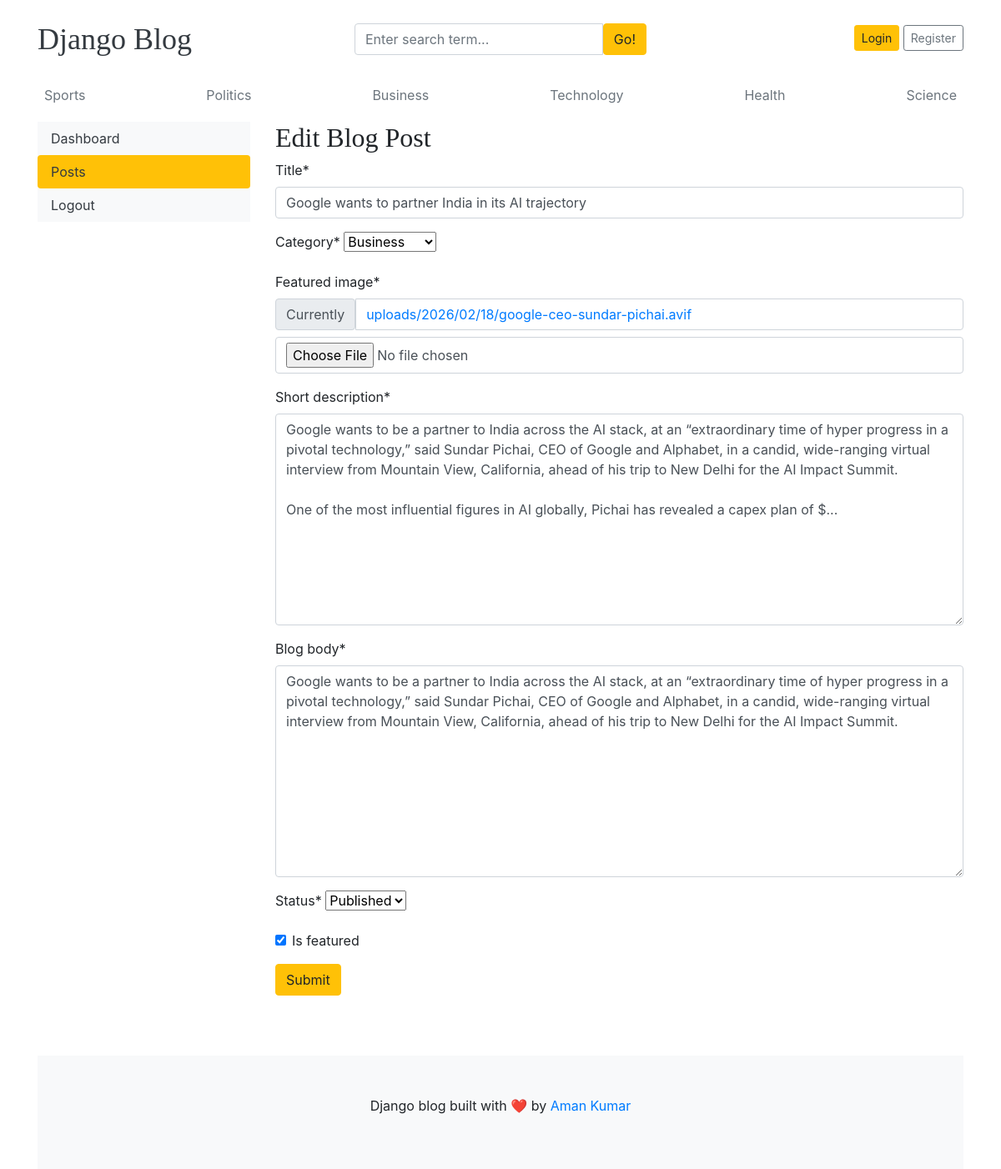
Screenshot of /dashboard/posts/edit/3/ with the database file from the repository.
### blogs/models.py (models this page shows, shortened)
class Category(models.Model):
    category_name = models.CharField(max_length=50) # Remove unique=True here if using constraints below
    created_at = models.DateTimeField(auto_now_add=True)
    updated_at = models.DateTimeField(auto_now=True)
    class Meta:
        verbose_name_plural = 'categories'
        constraints = [
            models.UniqueConstraint(
                Lower('category_name'),
                name='unique_category_name_ci',
                violation_error_message="This category already exists."
            )
        ]
    def __str__(self):
        return self.category_name

class Blog(models.Model):
    title = models.CharField(max_length=100)
    slug = models.SlugField(max_length=150, unique=True, blank=True)
    category = models.ForeignKey(Category, on_delete=models.CASCADE)
    author = models.ForeignKey(User, on_delete=models.CASCADE)
    featured_image = models.ImageField(upload_to='uploads/%Y/%m/%d')
    short_description = models.TextField(max_length=500)
    blog_body = models.TextField(max_length=2000)
    status = models.CharField(max_length=20, choices=STATUS_CHOICES, default=0)
    is_featured = models.BooleanField(default=False)
    created_at = models.DateTimeField(auto_now_add=True)
    updated_at = models.DateTimeField(auto_now=True)

### dashboards/views.py (the view, shortened to what this page needs)
# urls.py: path('posts/edit/<int:pk>/', views.edit_post, name='edit_post'),
def edit_post(request, pk):
    post = get_object_or_404(Blog, pk=pk)
    form = BlogPostForm(instance=post)
    context = {
        'form': form,
        'post': post
    }
    return render(request, 'dashboard/edit_post.html', context)

### dashboards/forms.py
class BlogPostForm(forms.ModelForm):
    class Meta:
        model = Blog
        fields = ('title', 'category', 'featured_image', 'short_description', 'blog_body', 'status', 'is_featured')

### blogs/context_processors.py (called while the page is built)
def get_categories(request):
    categories = Category.objects.all()
    return dict(categories=categories)

def get_social_links(request):
    social_links = SocialLink.objects.all()
    return dict(social_links=social_links)

### templates/dashboard/edit_post.html (shortened to what this page needs)
{% extends 'base.html' %}
{% block content %}
{% load crispy_forms_tags %}
<div class="row">
    {% include 'dashboard/sidebar.html' %}
    <div class="col-md-9">
        <h2>Edit Blog Post</h2>
        <form action="{% url 'edit_post' post.id %}" method="POST" enctype="multipart/form-data">
            {{ form | crispy }}
            <button type="submit" class="btn btn-warning">Submit</button>
        </form>
        <br>
    </div>
</div>
{% endblock %}

### templates/base.html (shortened to what this page needs)
{% load static %}
<!DOCTYPE html>
<html lang="en">
<head>
    <link href="https://getbootstrap.com/docs/4.0/dist/css/bootstrap.min.css" rel="stylesheet">
    <link href="{% static 'css/blog.css' %}" rel="stylesheet">
    <link rel="stylesheet" href="https://cdnjs.cloudflare.com/ajax/libs/font-awesome/4.7.0/css/font-awesome.min.css">
  </head>
<body>
  <div class="container">
    <header class="blog-header py-3">
      <div class="row flex-nowrap justify-content-between align-items-center">
        <div class="col-4 pt-1">
          <a class="blog-header-logo text-dark" href="/">Django Blog</a>
        </div>
        <div class="col-4 pt-1">
          <form action="{% url 'search' %}" method="GET">
            <div class="input-group">
              <input class="form-control" type="text" name="keyword" value="{{ keyword }}" placeholder="Enter search term..." aria-label="Enter search term..." aria-describedby="button-search" />
              <button type="submit" class="btn btn-warning" id="button-search" type="button">Go!</button>
          </div>
          </form>
        </div>
        <div class="col-4 d-flex justify-content-end align-items-center">
          {% if not user.is_authenticated %}
          <a class="btn btn-sm btn-warning" href="{% url 'login' %}">Login</a> &nbsp;
          <a class="btn btn-sm btn-outline-secondary" href="{% url 'register' %}">Register</a>
          {% else %}
          <span><a href="{% url 'dashboard' %}">Dashboard</a></span>
          &emsp;
          <span><a href="{% url 'logout' %}">Logout</a></span>
          {% endif %}
        </div>
      </div>
    </header>
    <div class="nav-scroller py-1 mb-2">
      <nav class="nav d-flex justify-content-between">
        {% for cat in categories %}
        <a class="p-2 text-muted" href="{% url 'posts_by_category' cat.id %}">{{ cat.category_name }}</a>
        {% endfor %}
      </nav>
    </div>
{% block content %}
{% endblock %}
<footer class="blog-footer text-center bg-light py-5 mt-5">
    <p>Django blog built with ❤️ by <a href="#">Aman Kumar</a></p>
</footer>
</body>
</html>

### blog_main/static/css/blog.css (style rules this page uses)
.blog-header-logo { font-family: "Playfair Display", Georgia, "Times New Roman", serif; font-size: 2.25rem; }
h1, h2, h3, h4, h5, h6 { font-family: "Playfair Display", Georgia, "Times New Roman", serif; }

### rows the page displays
Category: category_name "Sports"
Category: category_name "Politics"
Category: category_name "Business"
Category: category_name "Technology"
Category: category_name "Health"
Category: category_name "Science"
Blog: title "Google wants to partner India in its AI trajectory", category "Business", short_description "Google wants to be a partner to India across the AI stack, at an “extraordinary time of hyper progress in a pivotal technology,” said Sundar Pichai, CEO of Google and Alphabet, in a candid, wide-ranging virtual interview from Mountain View, California, ahead of his trip to New Delhi for the AI Impact Summit. One of the most influential figures in AI globally, Pichai has revealed a capex plan of $...", blog_body "Google wants to be a partner to India across the AI stack, at an “extraordinary time of hyper progress in a pivotal technology,” said Sundar Pichai, CEO of Google and Alphabet, in a candid, wide-ranging virtual interview from Mountain View, California, ahead of his trip to New Delhi for the AI Impact Summit.", status "Published", is_featured "☑"
